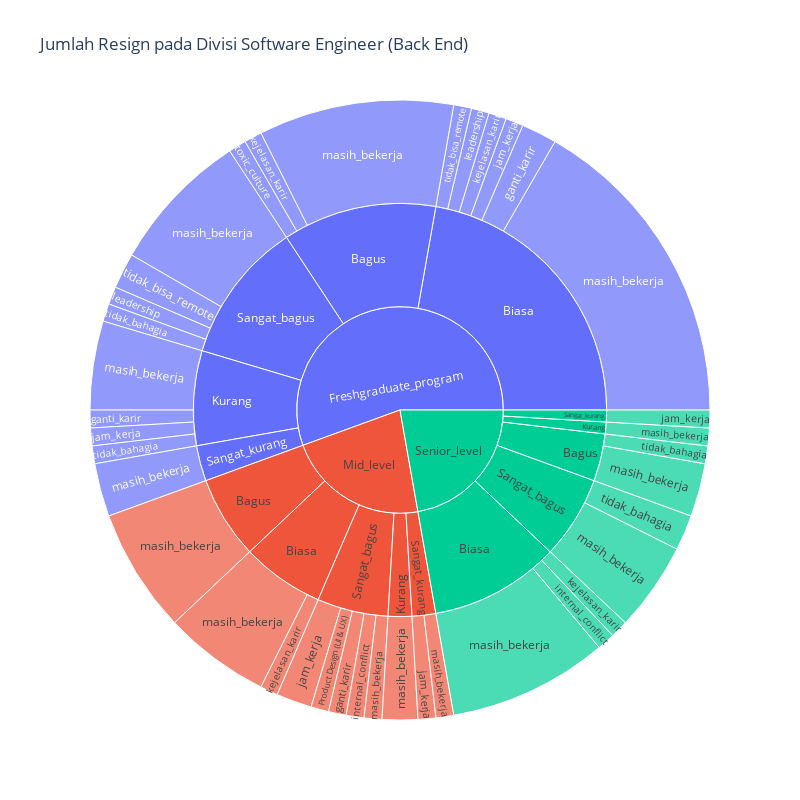

The notebook cell this image was saved under:
### Markdown cell above
##### **Divisi Software Engineer (Back End)** (berdasarkan jumlah total karyawan resign tertinggi)

### Code cell
fig = px.sunburst(detail_resign2,
                  path=['JenjangKarir', 'PerformancePegawai', 'AlasanResign'],
                  values='JumlahResign',
                  title='Jumlah Resign pada Divisi Software Engineer (Back End)')

fig.update_layout(
    width=800,
    height=800
)

fig.show()

### Figure 1 — Plotly figure (JSON) as saved in the notebook; plotly's stock layout.template omitted (floating-point values rounded to 4 significant figures)
{"data": [{"branchvalues": "total", "domain": {"x": [0, 1], "y": [0, 1]}, "hovertemplate": "labels=%{label}<br>JumlahResign=%{value}<br>parent=%{parent}<br>id=%{id}<extra></extra>", "ids": ["Mid_level/Sangat_bagus/Product Design (UI & UX)", "Freshgraduate_program/Biasa/ganti_karir", "Freshgraduate_program/Kurang/ganti_karir", "Mid_level/Sangat_bagus/ganti_karir", "Senior_level/Biasa/internal_conflict", "Mid_level/Sangat_bagus/internal_conflict", "Freshgraduate_program/Biasa/jam_kerja", "Freshgraduate_program/Kurang/jam_kerja", "Mid_level/Sangat_bagus/jam_kerja", "Mid_level/Sangat_kurang/jam_kerja", "Senior_level/Sangat_kurang/jam_kerja", "Freshgraduate_program/Bagus/kejelasan_karir", "Freshgraduate_program/Biasa/kejelasan_karir", "Mid_level/Biasa/kejelasan_karir", "Senior_level/Biasa/kejelasan_karir", "Freshgraduate_program/Biasa/leadership", "Freshgraduate_program/Sangat_bagus/leadership", "Freshgraduate_program/Bagus/masih_bekerja", "Mid_level/Bagus/masih_bekerja", "Senior_level/Bagus/masih_bekerja", "Freshgraduate_program/Biasa/masih_bekerja", "Mid_level/Biasa/masih_bekerja", "Senior_level/Biasa/masih_bekerja", "Freshgraduate_program/Kurang/masih_bekerja", "Mid_level/Kurang/masih_bekerja", "Senior_level/Kurang/masih_bekerja", "Freshgraduate_program/Sangat_bagus/masih_bekerja", "Mid_level/Sangat_bagus/masih_bekerja", "Senior_level/Sangat_bagus/masih_bekerja", "Freshgraduate_program/Sangat_kurang/masih_bekerja", "Mid_level/Sangat_kurang/masih_bekerja", "Senior_level/Bagus/tidak_bahagia", "Freshgraduate_program/Kurang/tidak_bahagia", "Freshgraduate_program/Sangat_bagus/tidak_bahagia", "Senior_level/Sangat_bagus/tidak_bahagia", "Freshgraduate_program/Biasa/tidak_bisa_remote", "Freshgraduate_program/Sangat_bagus/tidak_bisa_remote", "Freshgraduate_program/Bagus/toxic_culture", "Freshgraduate_program/Bagus", "Mid_level/Bagus", "Senior_level/Bagus", "Freshgraduate_program/Biasa", "Mid_level/Biasa", "Senior_level/Biasa", "Freshgraduate_program/Kurang", "Mid_level/Kurang", "Senior_level/Kurang", "Freshgraduate_program/Sangat_bagus", "Mid_level/Sangat_bagus", "Senior_level/Sangat_bagus", "Freshgraduate_program/Sangat_kurang", "Mid_level/Sangat_kurang", "Senior_level/Sangat_kurang", "Freshgraduate_program", "Mid_level", "Senior_level"], "labels": ["Product Design (UI & UX)", "ganti_karir", "ganti_karir", "ganti_karir", "internal_conflict", "internal_conflict", "jam_kerja", "jam_kerja", "jam_kerja", "jam_kerja", "jam_kerja", "kejelasan_karir", "kejelasan_karir", "kejelasan_karir", "kejelasan_karir", "leadership", "leadership", "masih_bekerja", "masih_bekerja", "masih_bekerja", "masih_bekerja", "masih_bekerja", "masih_bekerja", "masih_bekerja", "masih_bekerja", "masih_bekerja", "masih_bekerja", "masih_bekerja", "masih_bekerja", "masih_bekerja", "masih_bekerja", "tidak_bahagia", "tidak_bahagia", "tidak_bahagia", "tidak_bahagia", "tidak_bisa_remote", "tidak_bisa_remote", "toxic_culture", "Bagus", "Bagus", "Bagus", "Biasa", "Biasa", "Biasa", "Kurang", "Kurang", "Kurang", "Sangat_bagus", "Sangat_bagus", "Sangat_bagus", "Sangat_kurang", "Sangat_kurang", "Sangat_kurang", "Freshgraduate_program", "Mid_level", "Senior_level"], "name": "", "parents": ["Mid_level/Sangat_bagus", "Freshgraduate_program/Biasa", "Freshgraduate_program/Kurang", "Mid_level/Sangat_bagus", "Senior_level/Biasa", "Mid_level/Sangat_bagus", "Freshgraduate_program/Biasa", "Freshgraduate_program/Kurang", "Mid_level/Sangat_bagus", "Mid_level/Sangat_kurang", "Senior_level/Sangat_kurang", "Freshgraduate_program/Bagus", "Freshgraduate_program/Biasa", "Mid_level/Biasa", "Senior_level/Biasa", "Freshgraduate_program/Biasa", "Freshgraduate_program/Sangat_bagus", "Freshgraduate_program/Bagus", "Mid_level/Bagus", "Senior_level/Bagus", "Freshgraduate_program/Biasa", "Mid_level/Biasa", "Senior_level/Biasa", "Freshgraduate_program/Kurang", "Mid_level/Kurang", "Senior_level/Kurang", "Freshgraduate_program/Sangat_bagus", "Mid_level/Sangat_bagus", "Senior_level/Sangat_bagus", "Freshgraduate_program/Sangat_kurang", "Mid_level/Sangat_kurang", "Senior_level/Bagus", "Freshgraduate_program/Kurang", "Freshgraduate_program/Sangat_bagus", "Senior_level/Sangat_bagus", "Freshgraduate_program/Biasa", "Freshgraduate_program/Sangat_bagus", "Freshgraduate_program/Bagus", "Freshgraduate_program", "Mid_level", "Senior_level", "Freshgraduate_program", "Mid_level", "Senior_level", "Freshgraduate_program", "Mid_level", "Senior_level", "Freshgraduate_program", "Mid_level", "Senior_level", "Freshgraduate_program", "Mid_level", "Senior_level", "", "", ""], "type": "sunburst", "values": [1, 2, 1, 1, 1, 1, 1, 1, 2, 1, 1, 1, 1, 1, 1, 1, 1, 11, 7, 3, 18, 6, 9, 5, 2, 1, 8, 1, 5, 3, 1, 1, 1, 1, 2, 1, 2, 1, 13, 7, 4, 24, 7, 11, 8, 2, 1, 12, 6, 7, 3, 2, 1, 60, 24, 24]}], "layout": {"height": 800, "legend": {"tracegroupgap": 0}, "title": {"text": "Jumlah Resign pada Divisi Software Engineer (Back End)"}, "width": 800}}
